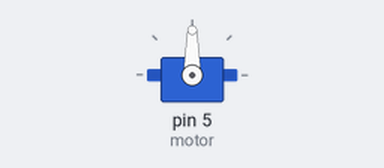
Bench run of a sketch on a simulated Arduino Uno, built with avr-gcc and run on an emulated ATmega328P. Shown: servo.

Above: at 0.1 s.
At 1.1 s:
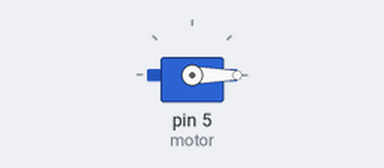
At 2.1 s:
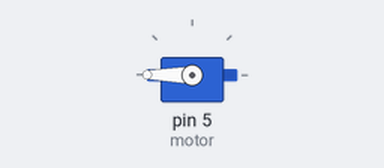
Timing chart, 0 to 4.5 s (numbered marks = the images above):
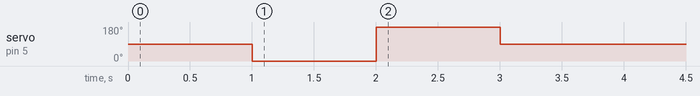

The sketch:

5_servoVelocity.ino
```cpp
/*
  Free open Arduino Course

  Github:
  https://github.com/ZGZMakerSpace/ArduinoCourse
  Documentation:
  https://zaragozamakerspace.com/index.php/courses/curso-basico-arduino/

  by Zaragoza Maker Space
*/


#include <Servo.h>

boolean auxvar = true;
boolean auxvar_3 = true;
boolean auxvar_2 = true;

Servo motor;

void setup() {

  motor.attach(5);

}

void loop() {
  if( millis() > 1000 && auxvar){
      auxvar = false;
      motor.write(0);

  };
  if( millis() > 2000 && auxvar_3){
      auxvar_3 = false;
      motor.write(180);

  };
  if( millis() > 3000 && auxvar_2){
      auxvar_2 = false;
      motor.write(90);

  };

}
```

Measured:
- by itself, servo on pin 5 (motor): 90° → 0° at 1.0 s, → 180° 1.0 s later, → 90° 1.0 s later
